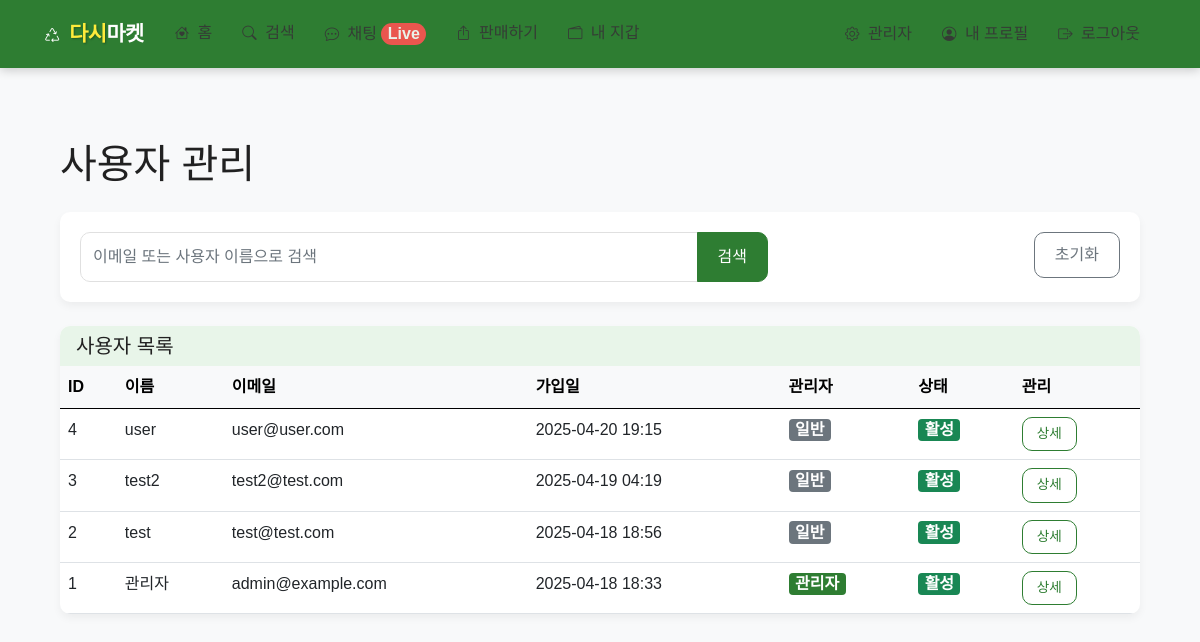
Page /admin/users (signed in) on the committed database.
### app/models.py (models this page shows, shortened)
class User(UserMixin, db.Model):
    __tablename__ = 'users'
    id = db.Column(db.Integer, primary_key=True)
    email = db.Column(db.String(120), unique=True, nullable=False)
    password_hash = db.Column(db.String(256), nullable=False)
    username = db.Column(db.String(64), nullable=False)
    profile_image = db.Column(db.String(120), nullable=True)
    created_at = db.Column(db.DateTime, default=datetime.utcnow)
    is_admin = db.Column(db.Boolean, default=False)
    is_active = db.Column(db.Boolean, default=True)
    bank_name = db.Column(db.String(50), nullable=True)
    account_number = db.Column(db.String(30), nullable=True)
    products = db.relationship('Product', backref='seller', lazy='dynamic')
    wallet = db.relationship('Wallet', backref='user', uselist=False)

### app/admin/routes.py (the view)
@bp.route('/users')
@login_required
@admin_required
def users():
    page = request.args.get('page', 1, type=int)
    per_page = 20
    query = request.args.get('q', '')
    if query:
        users = User.query.filter(
            User.email.contains(query) |
            User.username.contains(query)
        ).order_by(desc(User.created_at)).paginate(page=page, per_page=per_page, error_out=False)
    else:
        users = User.query.order_by(desc(User.created_at)).paginate(page=page, per_page=per_page, error_out=False)
    return render_template('admin/users.html', title='사용자 관리', users=users, query=query)

### app/admin/routes.py (called while the page is built)
def admin_required(f):
    @wraps(f)
    def decorated_function(*args, **kwargs):
        if not current_user.is_authenticated or not current_user.is_admin:
            flash('관리자 권한이 필요합니다.')
            return redirect(url_for('main.index'))
        return f(*args, **kwargs)
    return decorated_function

### app/models.py (called while the page is built)
@login_manager.user_loader
def load_user(id):
    return User.query.get(int(id))

### app/templates/admin/users.html (shortened to what this page needs)
{% extends 'base.html' %}
{% block content %}
<div class="container mt-4">
    <h1 class="mb-4">사용자 관리</h1>
    <div class="card mb-4">
        <div class="card-body">
            <form method="get" action="{{ url_for('admin.users') }}" class="row g-3">
                <div class="col-md-8">
                    <div class="input-group">
                        <input type="text" class="form-control" name="q" placeholder="이메일 또는 사용자 이름으로 검색" value="{{ query }}">
                        <button class="btn btn-primary" type="submit">검색</button>
                    </div>
                </div>
                <div class="col-md-4 text-end">
                    <a href="{{ url_for('admin.users') }}" class="btn btn-outline-secondary">초기화</a>
                </div>
            </form>
        </div>
    </div>
    <div class="card">
        <div class="card-header">
            <h5 class="mb-0">사용자 목록</h5>
        </div>
        <div class="card-body p-0">
            <div class="table-responsive">
                <table class="table table-hover mb-0">
                    <thead class="table-light">
                        <tr>
                            <th>ID</th>
                            <th>이름</th>
                            <th>이메일</th>
                            <th>가입일</th>
                            <th>관리자</th>
                            <th>상태</th>
                            <th>관리</th>
                        </tr>
                    </thead>
                    <tbody>
                        {% for user in users.items %}
                        <tr>
                            <td>{{ user.id }}</td>
                            <td>{{ user.username }}</td>
                            <td>{{ user.email }}</td>
                            <td>{{ user.created_at|format_datetime }}</td>
                            <td>
                                {% if user.is_admin %}
                                <span class="badge bg-primary">관리자</span>
                                {% else %}
                                <span class="badge bg-secondary">일반</span>
                                {% endif %}
                            </td>
                            <td>
                                {% if user.is_active %}
                                <span class="badge bg-success">활성</span>
                                {% else %}
                                <span class="badge bg-danger">비활성</span>
                                {% endif %}
                            </td>
                            <td>
                                <a href="{{ url_for('admin.user_detail', user_id=user.id) }}" class="btn btn-sm btn-outline-primary">상세</a>
                            </td>
                        </tr>
                        {% else %}
                        <tr>
                            <td colspan="7" class="text-center py-4">사용자가 없습니다.</td>
                        </tr>
                        {% endfor %}
                    </tbody>
                </table>
            </div>
        </div>
    </div>
</div>
{% endblock %}

### app/static/css/style.css (style rules this page uses)
:root { --primary-color: #FF7E36; --secondary-color: #56C4C5; --accent-color: #3A86FF; --light-color: #FFF8F0; --dark-color: #363636; --gray-color: #f8f9fa; --border-radius: 10px; --box-shadow: 0 4px 12px rgba(0, 0, 0, 0.08); }
body { font-family: 'Pretendard', 'Noto Sans KR', -apple-system, BlinkMacSystemFont, sans-serif; background-color: var(--light-color); color: var(--dark-color); line-height: 1.6; padding-bottom: 0; }
.btn { border-radius: var(--border-radius); font-weight: 500; padding: 10px 20px; transition: all 0.2s ease; }
.btn-primary { background-color: var(--primary-color) !important; border-color: var(--primary-color) !important; }
.btn-outline-primary { color: var(--primary-color) !important; border-color: var(--primary-color) !important; }
.btn-sm { padding: 6px 14px; font-size: 0.85rem; }
.container { padding: 20px 15px; }
.card { border-radius: var(--border-radius); border: none; box-shadow: var(--box-shadow); transition: transform 0.3s ease, box-shadow 0.3s ease; overflow: hidden; height: 100%; background-color: white; }
.card-body { padding: 1.25rem; }
.form-control, .form-select { border-radius: var(--border-radius); padding: 12px; border: 1px solid #e0e0e0; transition: all 0.2s ease; }

### app/templates/base.html (style rules this page uses)
:root { --primary-color: #2E7D32; --secondary-color: #1B5E20; --accent-color: #FF5252; --accent-color-dark: #D32F2F; --background-color: #F8F9FA; --light-accent: #E8F5E9; --text-color: #212121; --light-text: #FFFFFF; --border-radius: 10px; }
body { font-family: 'Pretendard', 'Noto Sans KR', sans-serif; background-color: var(--background-color); color: var(--text-color); }
.btn-primary { background-color: var(--primary-color); border-color: var(--primary-color); color: var(--light-text); }
.btn-outline-primary { color: var(--primary-color); border-color: var(--primary-color); }
.card { border-radius: var(--border-radius); box-shadow: 0 4px 8px rgba(0, 0, 0, 0.05); border: none; }
.card-header { background-color: var(--light-accent); border-bottom: none; font-weight: 600; }
.badge.bg-primary { background-color: var(--primary-color) !important; }
.bg-primary { background-color: var(--primary-color) !important; }
.badge { font-size: inherit; padding: 0.2em 0.4em; }

### rows in the picture
User: id "4", username "user", email "user@user.com", created_at "2025-04-20 19:15", is_admin "일반", is_active "활성"
User: id "3", username "test2", email "test2@test.com", created_at "2025-04-19 04:19", is_admin "일반", is_active "활성"
User: id "2", username "test", email "test@test.com", created_at "2025-04-18 18:56", is_admin "일반", is_active "활성"
User: id "1", username "관리자", email "admin@example.com", created_at "2025-04-18 18:33", is_admin "관리자", is_active "활성"
